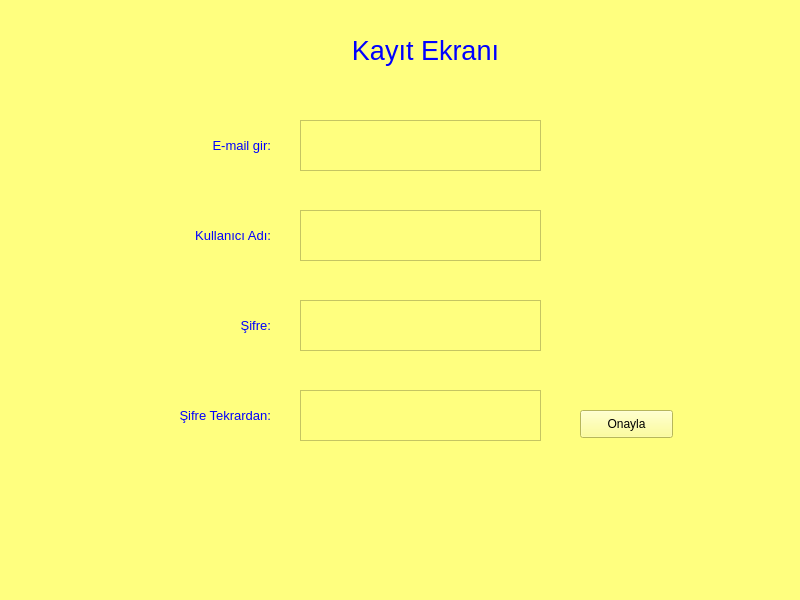
<?xml version="1.0" encoding="UTF-8"?>
<ui version="4.0">
 <class>MainWindow</class>
 <widget class="QMainWindow" name="MainWindow">
  <property name="geometry">
   <rect>
    <x>0</x>
    <y>0</y>
    <width>800</width>
    <height>600</height>
   </rect>
  </property>
  <property name="windowTitle">
   <string>MainWindow</string>
  </property>
  <property name="styleSheet">
   <string notr="true">
background-color: rgb(255, 255, 127);</string>
  </property>
  <property name="iconSize">
   <size>
    <width>24</width>
    <height>24</height>
   </size>
  </property>
  <widget class="QWidget" name="centralwidget">
   <widget class="QTextEdit" name="textEdit_2">
    <property name="geometry">
     <rect>
      <x>300</x>
      <y>210</y>
      <width>241</width>
      <height>51</height>
     </rect>
    </property>
    <property name="font">
     <font>
      <pointsize>12</pointsize>
     </font>
    </property>
    <property name="contextMenuPolicy">
     <enum>Qt::NoContextMenu</enum>
    </property>
   </widget>
   <widget class="QTextEdit" name="textEdit">
    <property name="enabled">
     <bool>true</bool>
    </property>
    <property name="geometry">
     <rect>
      <x>300</x>
      <y>120</y>
      <width>241</width>
      <height>51</height>
     </rect>
    </property>
    <property name="font">
     <font>
      <pointsize>12</pointsize>
      <stylestrategy>PreferDefault</stylestrategy>
     </font>
    </property>
    <property name="whatsThis">
     <string>&lt;html&gt;&lt;head/&gt;&lt;body&gt;&lt;p align=&quot;center&quot;&gt;hg&lt;/p&gt;&lt;/body&gt;&lt;/html&gt;</string>
    </property>
    <property name="styleSheet">
     <string notr="true">textAlign: 'center'</string>
    </property>
   </widget>
   <widget class="QLabel" name="label">
    <property name="geometry">
     <rect>
      <x>150</x>
      <y>120</y>
      <width>121</width>
      <height>51</height>
     </rect>
    </property>
    <property name="font">
     <font>
      <pointsize>10</pointsize>
      <stylestrategy>PreferDefault</stylestrategy>
     </font>
    </property>
    <property name="styleSheet">
     <string notr="true">color: rgb(0, 0, 255);</string>
    </property>
    <property name="text">
     <string>E-mail gir:</string>
    </property>
    <property name="alignment">
     <set>Qt::AlignRight|Qt::AlignTrailing|Qt::AlignVCenter</set>
    </property>
   </widget>
   <widget class="QLabel" name="label_2">
    <property name="geometry">
     <rect>
      <x>140</x>
      <y>210</y>
      <width>131</width>
      <height>51</height>
     </rect>
    </property>
    <property name="font">
     <font>
      <pointsize>10</pointsize>
     </font>
    </property>
    <property name="styleSheet">
     <string notr="true">color: rgb(0, 0, 255);</string>
    </property>
    <property name="text">
     <string>Kullanıcı Adı:</string>
    </property>
    <property name="alignment">
     <set>Qt::AlignRight|Qt::AlignTrailing|Qt::AlignVCenter</set>
    </property>
   </widget>
   <widget class="QLabel" name="label_3">
    <property name="geometry">
     <rect>
      <x>190</x>
      <y>300</y>
      <width>81</width>
      <height>51</height>
     </rect>
    </property>
    <property name="font">
     <font>
      <pointsize>10</pointsize>
     </font>
    </property>
    <property name="styleSheet">
     <string notr="true">color: rgb(0, 0, 255);</string>
    </property>
    <property name="lineWidth">
     <number>1</number>
    </property>
    <property name="text">
     <string>Şifre:</string>
    </property>
    <property name="alignment">
     <set>Qt::AlignRight|Qt::AlignTrailing|Qt::AlignVCenter</set>
    </property>
   </widget>
   <widget class="QPushButton" name="pushButton">
    <property name="geometry">
     <rect>
      <x>580</x>
      <y>410</y>
      <width>93</width>
      <height>28</height>
     </rect>
    </property>
    <property name="text">
     <string>Onayla</string>
    </property>
   </widget>
   <widget class="QLabel" name="label_4">
    <property name="geometry">
     <rect>
      <x>130</x>
      <y>390</y>
      <width>141</width>
      <height>51</height>
     </rect>
    </property>
    <property name="font">
     <font>
      <pointsize>10</pointsize>
     </font>
    </property>
    <property name="styleSheet">
     <string notr="true">color: rgb(0, 0, 255);</string>
    </property>
    <property name="text">
     <string>Şifre Tekrardan:</string>
    </property>
    <property name="alignment">
     <set>Qt::AlignRight|Qt::AlignTrailing|Qt::AlignVCenter</set>
    </property>
   </widget>
   <widget class="QTextEdit" name="textEdit_3">
    <property name="enabled">
     <bool>true</bool>
    </property>
    <property name="geometry">
     <rect>
      <x>300</x>
      <y>300</y>
      <width>241</width>
      <height>51</height>
     </rect>
    </property>
    <property name="font">
     <font>
      <pointsize>12</pointsize>
      <stylestrategy>PreferDefault</stylestrategy>
     </font>
    </property>
   </widget>
   <widget class="QTextEdit" name="textEdit_4">
    <property name="enabled">
     <bool>true</bool>
    </property>
    <property name="geometry">
     <rect>
      <x>300</x>
      <y>390</y>
      <width>241</width>
      <height>51</height>
     </rect>
    </property>
    <property name="font">
     <font>
      <pointsize>12</pointsize>
      <stylestrategy>PreferDefault</stylestrategy>
     </font>
    </property>
   </widget>
   <widget class="QLabel" name="label_5">
    <property name="geometry">
     <rect>
      <x>310</x>
      <y>30</y>
      <width>231</width>
      <height>41</height>
     </rect>
    </property>
    <property name="font">
     <font>
      <pointsize>20</pointsize>
     </font>
    </property>
    <property name="styleSheet">
     <string notr="true">color: rgb(0, 0, 255);</string>
    </property>
    <property name="text">
     <string>Kayıt Ekranı</string>
    </property>
    <property name="alignment">
     <set>Qt::AlignCenter</set>
    </property>
   </widget>
  </widget>
  <widget class="QMenuBar" name="menubar">
   <property name="geometry">
    <rect>
     <x>0</x>
     <y>0</y>
     <width>800</width>
     <height>26</height>
    </rect>
   </property>
  </widget>
  <widget class="QStatusBar" name="statusbar"/>
 </widget>
 <resources/>
 <connections/>
</ui>
